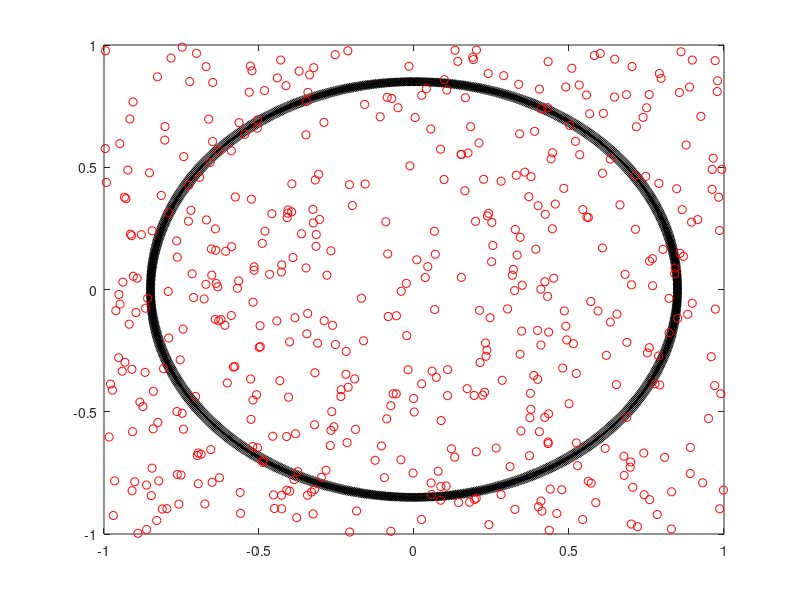

Write the MATLAB code that produced this figure. (Note: this script raises an error after producing the figure.)
clear; clc;

% f=50; n=100; alpha=10; etha=0.5; IT=1 FUNCIONA

e = 2; %cantidad de entradas
f = 500; %cantidad de ciudades
n = 1000; %cantidad de neuronas
alpha = 0.1; %constante de ventana
Etha = .8; %constante de aprendizaje

it = 500; %cantidad de veces que se recorren el mapa

Y = rand(f,e)*2-1; %posicion de las ciudades con distribucion uniforme

%{
dist = zeros(1,n); %matriz de distancias entre puntos
dist(1,1) = sqrt((Y(1,1)^2 + Y(2,1)^2));
dist(1,2:end) = sqrt((Y(1,2:end)-Y(1,1:end-1)).^2+(Y(2,2:end)-Y(2,1:end-1)).^2);
Li = sum(dist) %largo de camino inicial con recorrido aleatorio
%}

W = zeros(n,e); %matriz de pesos inicial, neuronas ubicadas en anillo unitario
r = (ones(n,1)-.5)*.1;
W(:,2) = 0:(2*pi)/(n-1):2*pi;
W(:,1) = (.8+r).*sin(W(:,2));
W(:,2) = (.8+r).*cos(W(:,2));


plot(W(:,1),W(:,2),'kx-');
xlim([-1,1]);
ylim([-1,1]);
hold on
plot(Y(:,1),Y(:,2),'ro')
hold off

V = zeros(n,1); %ventana entre neuronas circular
V (1:n/2+1) = 0:n/2; 
V (n/2+2:end) = n/2-1:-1:1;


for I = 1:it;
    
    F = randperm(f);
    etha = Etha+I*(Etha/it);
    t = exp(1).^(0:-alpha/it:-alpha);
    alpha = alpha+0.01;
    
for i = 1:f;
    
    in = [Y(F(i),1),Y(F(i),2)]; %vector entrada para restar a w
    in = repmat(in,n,1);
    
    w = in - W; %diferencia entre in y w
    w_norm = sqrt(w(:,1).^2+w(:,2).^2); %norma de la diferencia
    
    [~,idx] = min(w_norm(:)); %busco neurona ganadora
    
    ventana = wshift('1d',V,-idx+1);
    ventana = e.^(-(ventana.^2/(2*t(I)^2)));
    
    W(:,1) = W(:,1) + etha.*(Y(F(i),1)-W(:,1)).*ventana; %actualizo pesos
    W(:,2) = W(:,2) + etha.*(Y(F(i),2)-W(:,2)).*ventana;
    
end
%{
plot(W(:,1),W(:,2),'kx-');
xlim([-1,1]);
ylim([-1,1]);
hold on
plot(Y(:,1),Y(:,2),'ro');
hold off
drawnow;
%}
end

dist(1,1) = sqrt((W(1,1)^2 + W(2,1)^2));
dist(1,2:end) = sqrt((W(1,2:end)-W(1,1:end-1)).^2+(W(2,2:end)-W(2,1:end-1)).^2);
Lf = sum(dist); %largo de camino inicial;

figure;

plot(W(:,1),W(:,2),'kx-');
xlim([-1,1]);
ylim([-1,1]);
hold on
plot(Y(:,1),Y(:,2),'ro');
hold off